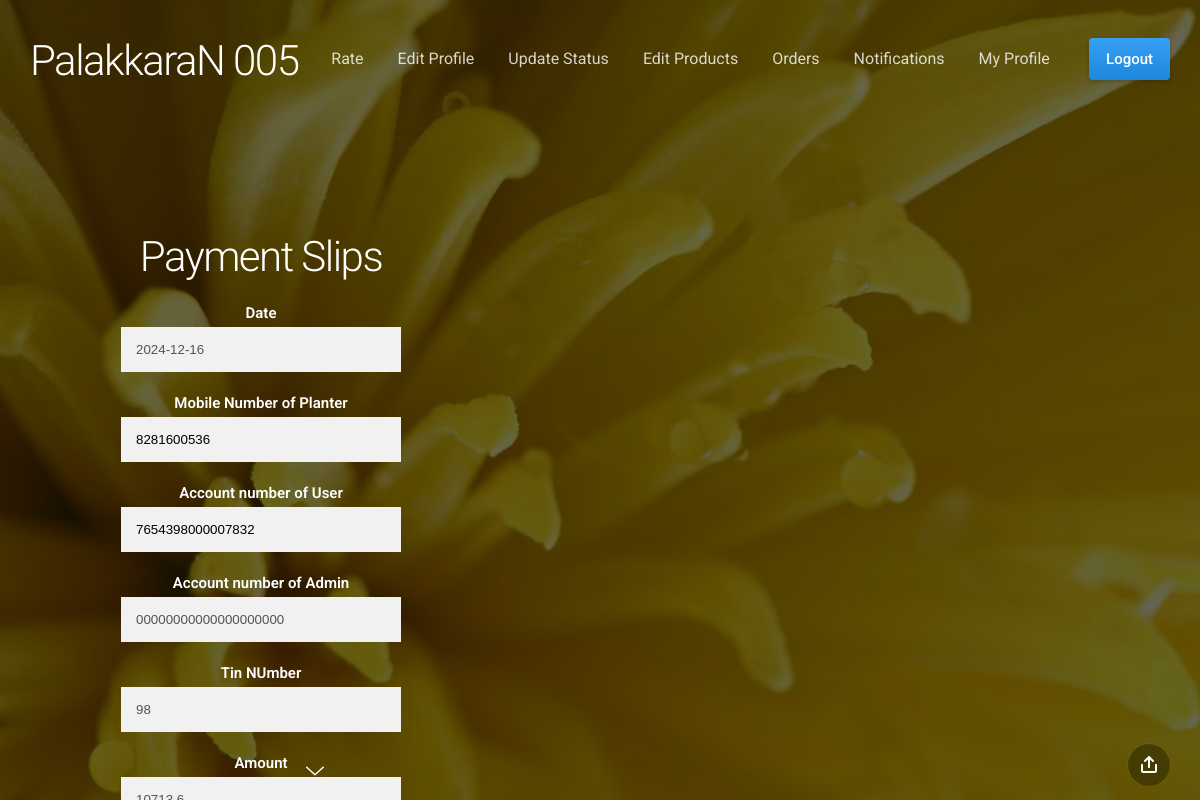
Page /admnpurpay.php?tin=98 on the committed database.
### tables this page shows
CREATE TABLE IF NOT EXISTS `latex` (
  `tinno` int(5) NOT NULL,
  `date` date NOT NULL,
  `tinwht` int(5) NOT NULL,
  `amowht` int(3) NOT NULL,
  `mob` bigint(11) NOT NULL,
  `status` int(1) NOT NULL DEFAULT '0',
  PRIMARY KEY (`tinno`)
);

CREATE TABLE IF NOT EXISTS `user` (
  `Name` varchar(30) NOT NULL,
  `mob` bigint(10) NOT NULL,
  `Paddr` varchar(100) NOT NULL,
  `email` varchar(30) DEFAULT NULL,
  `aditnmob` bigint(10) DEFAULT NULL,
  `acr` float NOT NULL,
  `rub` int(5) NOT NULL,
  `loc` varchar(30) NOT NULL,
  `Bname` varchar(30) NOT NULL,
  `accno` bigint(20) NOT NULL,
  `ifsc` varchar(20) NOT NULL,
  `tempadd` varchar(100) NOT NULL,
  PRIMARY KEY (`mob`)
);

CREATE TABLE IF NOT EXISTS `purchase` (
  `tinno` int(5) NOT NULL,
  `dteofprch` date NOT NULL,
  `tinttlwht` float NOT NULL,
  `whtofltx` float NOT NULL,
  `drcofltx` float NOT NULL,
  `drcofrbr` float NOT NULL,
  `rtepkg` float NOT NULL,
  `totl` float NOT NULL,
  `status` int(1) NOT NULL,
  PRIMARY KEY (`tinno`)
);

### admnpurpay.php (the view, shortened to what this page needs)
<!doctype html>
<html>
<head>
	<link href="css/slides.min.css" rel="stylesheet" type="text/css">
    <link href="css/mystyle.css" rel="stylesheet" type="text/css">
</head>
<?php include("admn.php");?>
<section class="slide fade-6 kenBurns" data-name="">
  <div class="content">
    <div class="container">
      <div class="wrap">
  <?php
 require("db.php");
$p=$_GET['tin'];
$res=mysqli_query($con,"select * from purchase where tinno='$p'") or die(mysqli_error($con));
	 $or=mysqli_query($con,"select mob from latex where tinno='$p'") or die(mysqli_error($con));
		  $a=mysqli_fetch_array($or);
		  $mob=$a['mob'];
		  $usr=mysqli_query($con,"select * from user where mob='$mob'") or die(mysqli_error($con));
if(mysqli_num_rows($res)>0)
{
	$r=mysqli_fetch_array($res);
	 $u=mysqli_fetch_array($usr);
	}
else
{
	 echo "<script>alert('cant pay');history.go(-1);</script>";
}?>
	<div style='margin-top:100px;'>
<form action='' class='form-container' method="post">
  <h1>Payment Slips</h1>
   <label for='date'><b>Date</b></label>
    <input type='text' value=<?php $d=date('Y-m-d'); echo"$d"; ?> name='date' disabled>
     <label for='mob'><b>Mobile Number of  Planter</b></label>
    <input type='text' value="<?php echo $mob?>" name='mob' required>
   <label for='from'><b>Account number of User</b></label>
    <input type='text' value="<?php echo $u['accno']?>" name='from' required>
	<label for='to'><b>Account number of Admin</b></label>
    <input type='text' value=<?php echo"00000000000000000000" ?> name="to" disabled>
    <label for='for'><b>Tin NUmber</b></label>
    <input type='text' value=<?php echo $p; ?> name="for" id='pcode' disabled>
     <label for='amnt'><b>Amount </b></label>
    <input type='text'name="amnt" value=<?php echo $r['totl']?> id="price" disabled>
  	</form>
  </div>
	  </div>
    </div>
  </div>
  <div class="background" style="background-image:url(assets/img/background/img-83.jpg)"></div>
</section>
<nav class="panel bottom forceMobileView">
  <div class="sections desktop">
    <div class="center"><span class="nextSlide"><svg><use xmlns:xlink="http://www.w3.org/1999/xlink" xlink:href="#arrow-down"></use></svg></span></div>
    <div class="right"><span data-dropdown-id="2" class="button actionButton dropdownTrigger"><svg><use xmlns:xlink="http://www.w3.org/1999/xlink" xlink:href="#share"></use></svg></span></div>
  </div>
</nav>
</body>
</html>

### mystyle.css (style rules this page uses)
.form-container { max-width: 300px; padding: 10px; }
.form-container input[type=text], .form-container input[type=password] { width: 100%; padding: 15px; margin: 5px 0 22px 0; border: none; background: #f1f1f1; }

### rows in the picture
latex: mob "8281600536"
user: from "7654398000007832"
purchase: amnt "10713.6"
